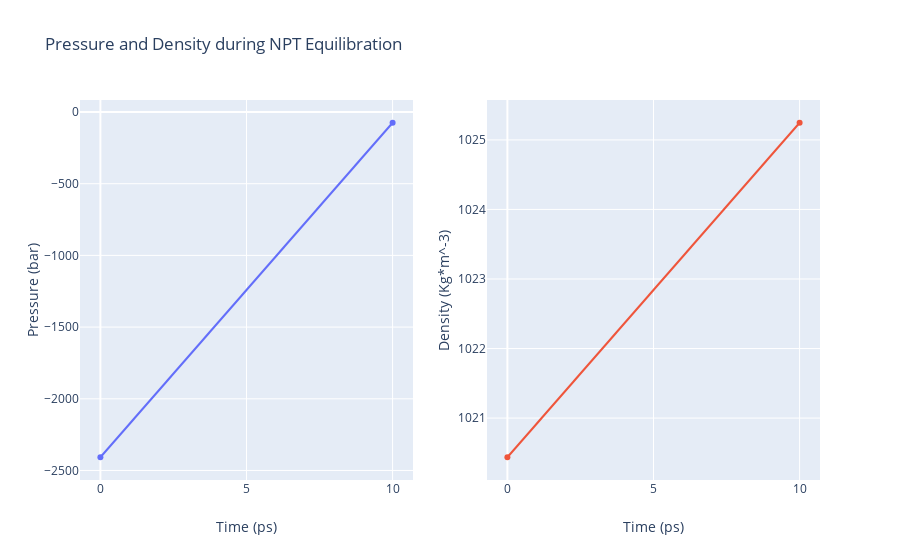

Here is the notebook cell this chart was saved with:
### Code cell
import plotly
from plotly import tools
import plotly.graph_objs as go

# Read pressure and density data from file 
with open(output_eqB_pd_xvg,'r') as pd_file:
    x,y,z = map(
        list,
        zip(*[
            (float(line.split()[0]),float(line.split()[1]),float(line.split()[2]))
            for line in pd_file 
            if not line.startswith(("#","@")) 
        ])
    )

plotly.offline.init_notebook_mode(connected=True)

trace1 = go.Scatter(
    x=x,y=y
)
trace2 = go.Scatter(
    x=x,y=z
)

fig = tools.make_subplots(rows=1, cols=2, print_grid=False)

fig.append_trace(trace1, 1, 1)
fig.append_trace(trace2, 1, 2)

fig['layout']['xaxis1'].update(title='Time (ps)')
fig['layout']['xaxis2'].update(title='Time (ps)')
fig['layout']['yaxis1'].update(title='Pressure (bar)')
fig['layout']['yaxis2'].update(title='Density (Kg*m^-3)')

fig['layout'].update(title='Pressure and Density during NPT Equilibration')
fig['layout'].update(showlegend=False)

plotly.offline.iplot(fig)

### Figure 1 — Plotly figure (JSON) as saved in the notebook; plotly's stock layout.template omitted (floating-point values rounded to 4 significant figures)
{"data": [{"type": "scatter", "x": [0, 10], "xaxis": "x", "y": [-2408.0, -74.87], "yaxis": "y"}, {"type": "scatter", "x": [0, 10], "xaxis": "x2", "y": [1020.0, 1025.0], "yaxis": "y2"}], "layout": {"showlegend": false, "title": {"text": "Pressure and Density during NPT Equilibration"}, "xaxis": {"anchor": "y", "domain": [0, 0.45], "title": {"text": "Time (ps)"}}, "xaxis2": {"anchor": "y2", "domain": [0.55, 1], "title": {"text": "Time (ps)"}}, "yaxis": {"anchor": "x", "domain": [0, 1], "title": {"text": "Pressure (bar)"}}, "yaxis2": {"anchor": "x2", "domain": [0, 1], "title": {"text": "Density (Kg*m^-3)"}}}}
